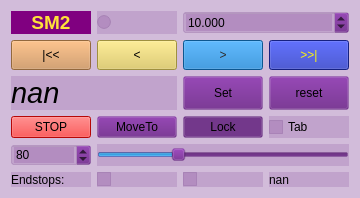
           <widget class="QWidget" name="widget_SM2" native="true">
            <property name="sizePolicy">
             <sizepolicy hsizetype="Expanding" vsizetype="Expanding">
              <horstretch>0</horstretch>
              <verstretch>0</verstretch>
             </sizepolicy>
            </property>
            <property name="styleSheet">
             <string notr="true">background-color: rgba(101, 26, 130, 40);</string>
            </property>
            <layout class="QGridLayout" name="gridLayout_3">
             <item row="0" column="0">
              <widget class="QLabel" name="label_6">
               <property name="sizePolicy">
                <sizepolicy hsizetype="Expanding" vsizetype="Expanding">
                 <horstretch>0</horstretch>
                 <verstretch>0</verstretch>
                </sizepolicy>
               </property>
               <property name="styleSheet">
                <string notr="true">background-color:purple;color:yellow;</string>
               </property>
               <property name="text">
                <string>&lt;html&gt;&lt;head/&gt;&lt;body&gt;&lt;p align=&quot;center&quot;&gt;&lt;span style=&quot; font-size:14pt; font-weight:600; color:#ffe239;&quot;&gt;SM2&lt;/span&gt;&lt;/p&gt;&lt;/body&gt;&lt;/html&gt;</string>
               </property>
              </widget>
             </item>
             <item row="4" column="2">
              <widget class="QPushButton" name="SM2_lock">
               <property name="sizePolicy">
                <sizepolicy hsizetype="Expanding" vsizetype="Expanding">
                 <horstretch>0</horstretch>
                 <verstretch>0</verstretch>
                </sizepolicy>
               </property>
               <property name="text">
                <string>Lock</string>
               </property>
               <property name="checkable">
                <bool>true</bool>
               </property>
               <property name="checked">
                <bool>true</bool>
               </property>
              </widget>
             </item>
             <item row="7" column="0">
              <widget class="QLabel" name="label_4">
               <property name="sizePolicy">
                <sizepolicy hsizetype="Expanding" vsizetype="Expanding">
                 <horstretch>0</horstretch>
                 <verstretch>0</verstretch>
                </sizepolicy>
               </property>
               <property name="text">
                <string>Endstops:</string>
               </property>
              </widget>
             </item>
             <item row="7" column="1">
              <widget class="QCheckBox" name="SM2_rightEndstop">
               <property name="sizePolicy">
                <sizepolicy hsizetype="Expanding" vsizetype="Expanding">
                 <horstretch>0</horstretch>
                 <verstretch>0</verstretch>
                </sizepolicy>
               </property>
               <property name="text">
                <string/>
               </property>
              </widget>
             </item>
             <item row="7" column="2">
              <widget class="QCheckBox" name="SM2_leftEndstop">
               <property name="sizePolicy">
                <sizepolicy hsizetype="Expanding" vsizetype="Expanding">
                 <horstretch>0</horstretch>
                 <verstretch>0</verstretch>
                </sizepolicy>
               </property>
               <property name="text">
                <string/>
               </property>
               <property name="checkable">
                <bool>true</bool>
               </property>
               <property name="checked">
                <bool>false</bool>
               </property>
               <property name="autoRepeat">
                <bool>false</bool>
               </property>
              </widget>
             </item>
             <item row="4" column="1">
              <widget class="QPushButton" name="SM2_absMove">
               <property name="sizePolicy">
                <sizepolicy hsizetype="Expanding" vsizetype="Expanding">
                 <horstretch>0</horstretch>
                 <verstretch>0</verstretch>
                </sizepolicy>
               </property>
               <property name="text">
                <string>MoveTo</string>
               </property>
              </widget>
             </item>
             <item row="0" column="1">
              <widget class="QRadioButton" name="SM2_moving">
               <property name="sizePolicy">
                <sizepolicy hsizetype="Expanding" vsizetype="Expanding">
                 <horstretch>0</horstretch>
                 <verstretch>0</verstretch>
                </sizepolicy>
               </property>
               <property name="toolTip">
                <string>is moving</string>
               </property>
               <property name="text">
                <string/>
               </property>
              </widget>
             </item>
             <item row="3" column="2">
              <widget class="QPushButton" name="SM2_setPosition">
               <property name="sizePolicy">
                <sizepolicy hsizetype="Expanding" vsizetype="Expanding">
                 <horstretch>0</horstretch>
                 <verstretch>0</verstretch>
                </sizepolicy>
               </property>
               <property name="toolTip">
                <string>set SM2 Position Value</string>
               </property>
               <property name="autoFillBackground">
                <bool>false</bool>
               </property>
               <property name="text">
                <string>Set</string>
               </property>
              </widget>
             </item>
             <item row="4" column="0">
              <widget class="QPushButton" name="SM2_stop">
               <property name="sizePolicy">
                <sizepolicy hsizetype="Expanding" vsizetype="Expanding">
                 <horstretch>0</horstretch>
                 <verstretch>0</verstretch>
                </sizepolicy>
               </property>
               <property name="styleSheet">
                <string notr="true">background-color: rgb(255, 10, 10);</string>
               </property>
               <property name="text">
                <string>STOP</string>
               </property>
              </widget>
             </item>
             <item row="5" column="0">
              <widget class="QSpinBox" name="SM2_speed_val">
               <property name="sizePolicy">
                <sizepolicy hsizetype="Expanding" vsizetype="Expanding">
                 <horstretch>0</horstretch>
                 <verstretch>0</verstretch>
                </sizepolicy>
               </property>
               <property name="toolTip">
                <string>SM2 speed</string>
               </property>
               <property name="minimum">
                <number>1</number>
               </property>
               <property name="maximum">
                <number>90000</number>
               </property>
               <property name="value">
                <number>80</number>
               </property>
              </widget>
             </item>
             <item row="3" column="0" colspan="2">
              <widget class="QLabel" name="SM2_position">
               <property name="sizePolicy">
                <sizepolicy hsizetype="Expanding" vsizetype="Expanding">
                 <horstretch>0</horstretch>
                 <verstretch>0</verstretch>
                </sizepolicy>
               </property>
               <property name="font">
                <font>
                 <pointsize>22</pointsize>
                 <weight>50</weight>
                 <italic>true</italic>
                 <bold>false</bold>
                </font>
               </property>
               <property name="text">
                <string>nan</string>
               </property>
              </widget>
             </item>
             <item row="0" column="2" colspan="2">
              <widget class="QDoubleSpinBox" name="SM2_step">
               <property name="sizePolicy">
                <sizepolicy hsizetype="Expanding" vsizetype="Expanding">
                 <horstretch>0</horstretch>
                 <verstretch>0</verstretch>
                </sizepolicy>
               </property>
               <property name="decimals">
                <number>3</number>
               </property>
               <property name="minimum">
                <double>0.000000000000000</double>
               </property>
               <property name="maximum">
                <double>99999999999.000000000000000</double>
               </property>
               <property name="value">
                <double>10.000000000000000</double>
               </property>
              </widget>
             </item>
             <item row="3" column="3">
              <widget class="QPushButton" name="SM2_reset">
               <property name="sizePolicy">
                <sizepolicy hsizetype="Expanding" vsizetype="Expanding">
                 <horstretch>0</horstretch>
                 <verstretch>0</verstretch>
                </sizepolicy>
               </property>
               <property name="toolTip">
                <string>reset position</string>
               </property>
               <property name="text">
                <string>reset</string>
               </property>
              </widget>
             </item>
             <item row="4" column="3">
              <widget class="QCheckBox" name="SM2_tabStep">
               <property name="sizePolicy">
                <sizepolicy hsizetype="Expanding" vsizetype="Expanding">
                 <horstretch>0</horstretch>
                 <verstretch>0</verstretch>
                </sizepolicy>
               </property>
               <property name="toolTip">
                <string>Set Steps from SM2_step.table</string>
               </property>
               <property name="text">
                <string>Tab</string>
               </property>
              </widget>
             </item>
             <item row="7" column="3">
              <widget class="QLabel" name="SM2_stepsCounter">
               <property name="sizePolicy">
                <sizepolicy hsizetype="Expanding" vsizetype="Expanding">
                 <horstretch>0</horstretch>
                 <verstretch>0</verstretch>
                </sizepolicy>
               </property>
               <property name="toolTip">
                <string>SM2 driver stepCounter</string>
               </property>
               <property name="text">
                <string>nan</string>
               </property>
              </widget>
             </item>
             <item row="5" column="1" colspan="3">
              <widget class="QSlider" name="SM2_speed">
               <property name="sizePolicy">
                <sizepolicy hsizetype="Expanding" vsizetype="Expanding">
                 <horstretch>0</horstretch>
                 <verstretch>0</verstretch>
                </sizepolicy>
               </property>
               <property name="minimum">
                <number>1</number>
               </property>
               <property name="maximum">
                <number>254</number>
               </property>
               <property name="pageStep">
                <number>20</number>
               </property>
               <property name="value">
                <number>80</number>
               </property>
               <property name="sliderPosition">
                <number>80</number>
               </property>
               <property name="orientation">
                <enum>Qt::Horizontal</enum>
               </property>
              </widget>
             </item>
             <item row="2" column="0" colspan="4">
              <layout class="QHBoxLayout" name="horizontalLayout_7">
               <property name="spacing">
                <number>6</number>
               </property>
               <item>
                <widget class="QPushButton" name="SM2_left2end">
                 <property name="sizePolicy">
                  <sizepolicy hsizetype="Expanding" vsizetype="Expanding">
                   <horstretch>0</horstretch>
                   <verstretch>0</verstretch>
                  </sizepolicy>
                 </property>
                 <property name="minimumSize">
                  <size>
                   <width>0</width>
                   <height>30</height>
                  </size>
                 </property>
                 <property name="toolTip">
                  <string>backward (continuous)-&gt; StopEnd</string>
                 </property>
                 <property name="styleSheet">
                  <string notr="true">background-color: rgb(206, 145, 85);
color:black;</string>
                 </property>
                 <property name="text">
                  <string>|&lt;&lt;</string>
                 </property>
                </widget>
               </item>
               <item>
                <widget class="QPushButton" name="SM2_stepLeft">
                 <property name="sizePolicy">
                  <sizepolicy hsizetype="Expanding" vsizetype="Expanding">
                   <horstretch>0</horstretch>
                   <verstretch>0</verstretch>
                  </sizepolicy>
                 </property>
                 <property name="minimumSize">
                  <size>
                   <width>0</width>
                   <height>30</height>
                  </size>
                 </property>
                 <property name="toolTip">
                  <string>step backward</string>
                 </property>
                 <property name="styleSheet">
                  <string notr="true">background-color:rgb(223, 201, 88);
color:black;</string>
                 </property>
                 <property name="text">
                  <string>&lt;</string>
                 </property>
                </widget>
               </item>
               <item>
                <widget class="QPushButton" name="SM2_stepRight">
                 <property name="sizePolicy">
                  <sizepolicy hsizetype="Expanding" vsizetype="Expanding">
                   <horstretch>0</horstretch>
                   <verstretch>0</verstretch>
                  </sizepolicy>
                 </property>
                 <property name="minimumSize">
                  <size>
                   <width>0</width>
                   <height>30</height>
                  </size>
                 </property>
                 <property name="toolTip">
                  <string>step forward</string>
                 </property>
                 <property name="styleSheet">
                  <string notr="true">background-color: rgb(18, 122, 202);
color: rgb(45, 45, 45);</string>
                 </property>
                 <property name="text">
                  <string>&gt;</string>
                 </property>
                </widget>
               </item>
               <item>
                <widget class="QPushButton" name="SM2_right2end">
                 <property name="sizePolicy">
                  <sizepolicy hsizetype="Expanding" vsizetype="Expanding">
                   <horstretch>0</horstretch>
                   <verstretch>0</verstretch>
                  </sizepolicy>
                 </property>
                 <property name="minimumSize">
                  <size>
                   <width>0</width>
                   <height>30</height>
                  </size>
                 </property>
                 <property name="toolTip">
                  <string>Forward (continuous)-&gt; StopEnd</string>
                 </property>
                 <property name="styleSheet">
                  <string notr="true">background-color: rgb(31, 46, 181);
color: rgb(255, 247, 8);</string>
                 </property>
                 <property name="text">
                  <string>&gt;&gt;|</string>
                 </property>
                </widget>
               </item>
              </layout>
             </item>
            </layout>
           </widget>
